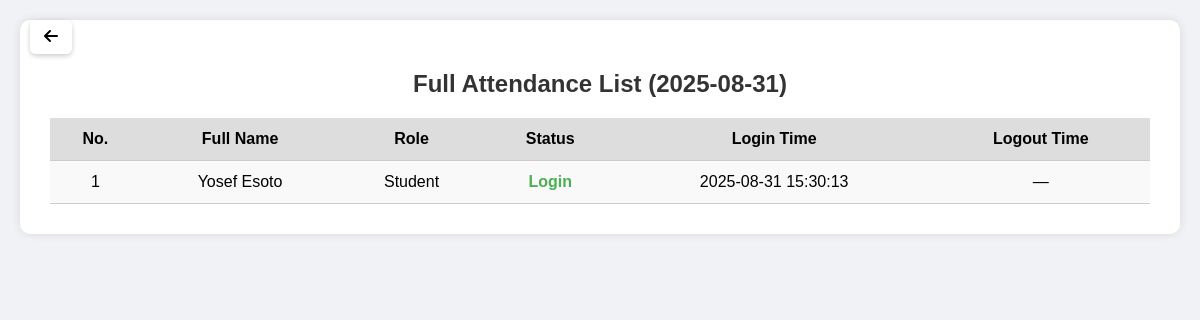
Screenshot of /admin/view_full_attendance.php (signed in) with the database file from the repository.
### tables this page shows
CREATE TABLE `attendance` (
  `id` int(11) NOT NULL,
  `user_id` int(11) NOT NULL,
  `status` enum('Login','Logout') NOT NULL,
  `login_time` datetime DEFAULT NULL,
  `logout_time` datetime DEFAULT NULL,
  `timestamp` timestamp NOT NULL DEFAULT current_timestamp(),
  `day` int(11) DEFAULT NULL,
  `month` int(11) DEFAULT NULL,
  `year` int(11) DEFAULT NULL
);

CREATE TABLE `users` (
  `id` int(11) NOT NULL,
  `first_name` varchar(255) DEFAULT NULL,
  `last_name` varchar(255) DEFAULT NULL,
  `age` int(11) DEFAULT NULL,
  `gender` varchar(50) DEFAULT NULL,
  `email` varchar(255) DEFAULT NULL,
  `phone` varchar(50) DEFAULT NULL,
  `membership_end` date NOT NULL,
  `role` varchar(50) DEFAULT NULL,
  `student_id` varchar(50) DEFAULT NULL,
  `course` varchar(50) DEFAULT NULL,
  `section` varchar(50) DEFAULT NULL,
  `customer_id` varchar(50) DEFAULT NULL,
  `payment_plan` varchar(50) DEFAULT NULL,
  `services` text DEFAULT NULL,
  `faculty_id` varchar(50) DEFAULT NULL,
  `faculty_dept` varchar(50) DEFAULT NULL,
  `created_at` timestamp NOT NULL DEFAULT current_timestamp(),
  `reset_otp` varchar(6) DEFAULT NULL,
  `otp_expiry` datetime DEFAULT NULL
);

### admin/view_full_attendance.php (the view, shortened to what this page needs)
<?php
include('../user/db_connection.php');
$conn->query("SET time_zone = '+08:00'");
$today = date('Y-m-d');
$query = "
    SELECT
        a.id,
        CONCAT(u.first_name, ' ', u.last_name) AS full_name,
        u.role,
        a.status,
        a.login_time,
        a.logout_time
    FROM attendance a
    JOIN users u ON a.user_id = u.id
    WHERE DATE(a.timestamp) = ?
    ORDER BY a.timestamp DESC
";
$stmt = $conn->prepare($query);
$stmt->bind_param("s", $today);
$stmt->execute();
$result = $stmt->get_result();
$total = $result->num_rows;
?>
<!DOCTYPE html>
<html lang="en">
<head>
    <link rel="stylesheet" href="https://cdnjs.cloudflare.com/ajax/libs/font-awesome/6.5.0/css/all.min.css">
</head>
<body>
    <a href="attendance_tracking.php" class="back-arrow"><i class="fas fa-arrow-left"></i></a>
    <div class="container">
        <h2>Full Attendance List (<?= htmlspecialchars($today) ?>)</h2>
        <table>
            <thead>
                <tr>
                    <th>No.</th>
                    <th>Full Name</th>
                    <th>Role</th>
                    <th>Status</th>
                    <th>Login Time</th>
                    <th>Logout Time</th>
                </tr>
            </thead>
            <tbody>
                <?php
                if ($result && $result->num_rows > 0):
                    $count = $total;
                    while($row = $result->fetch_assoc()): ?>
                        <tr>
                            <td><?= $count-- ?></td>
                            <td><?= htmlspecialchars($row['full_name']) ?></td>
                            <td><?= htmlspecialchars($row['role']) ?></td>
                            <td class="<?= $row['status'] === 'Login' ? 'status-login' : 'status-logout' ?>">
                                <?= htmlspecialchars($row['status']) ?>
                            </td>
                            <td><?= $row['login_time'] ? htmlspecialchars($row['login_time']) : '—' ?></td>
                            <td><?= $row['logout_time'] ? htmlspecialchars($row['logout_time']) : '—' ?></td>
                        </tr>
                    <?php endwhile;
                else: ?>
                    <tr><td colspan="6">No attendance records found.</td></tr>
                <?php endif; ?>
            </tbody>
        </table>
    </div>
</body>
</html>

### admin/view_full_attendance.php (style rules this page uses)
body { font-family: Arial, sans-serif; background-color: #f0f2f5; margin: 0; padding: 20px; }
.back-arrow { position: absolute; top: 20px; left: 30px; font-size: 16px; text-decoration: none; background-color: rgba(255, 255, 255, 0.9); color: #000; padding: 8px 14px; border-radius: 6px; font-weight: bold; box-shadow: 0 2px 5px rgba(0, 0, 0, 0.2); transition: all 0.3s ease; z-index: 1000; }
.container { background: #fff; padding: 30px; border-radius: 10px; box-shadow: 0 0 10px rgba(0,0,0,0.1); max-width: 1100px; margin: auto; }
h2 { text-align: center; color: #333; margin-bottom: 20px; }
table { width: 100%; border-collapse: collapse; background-color: #f9f9f9; }
table th, table td { padding: 12px; text-align: center; border-bottom: 1px solid #ccc; }
thead { background-color: #ddd; }
.status-login { color: #4CAF50; font-weight: bold; }

### rows the page displays
attendance: full_name "Yosef Esoto", user.role "Student", status "Login", login_time "2025-08-31 15:30:13"
